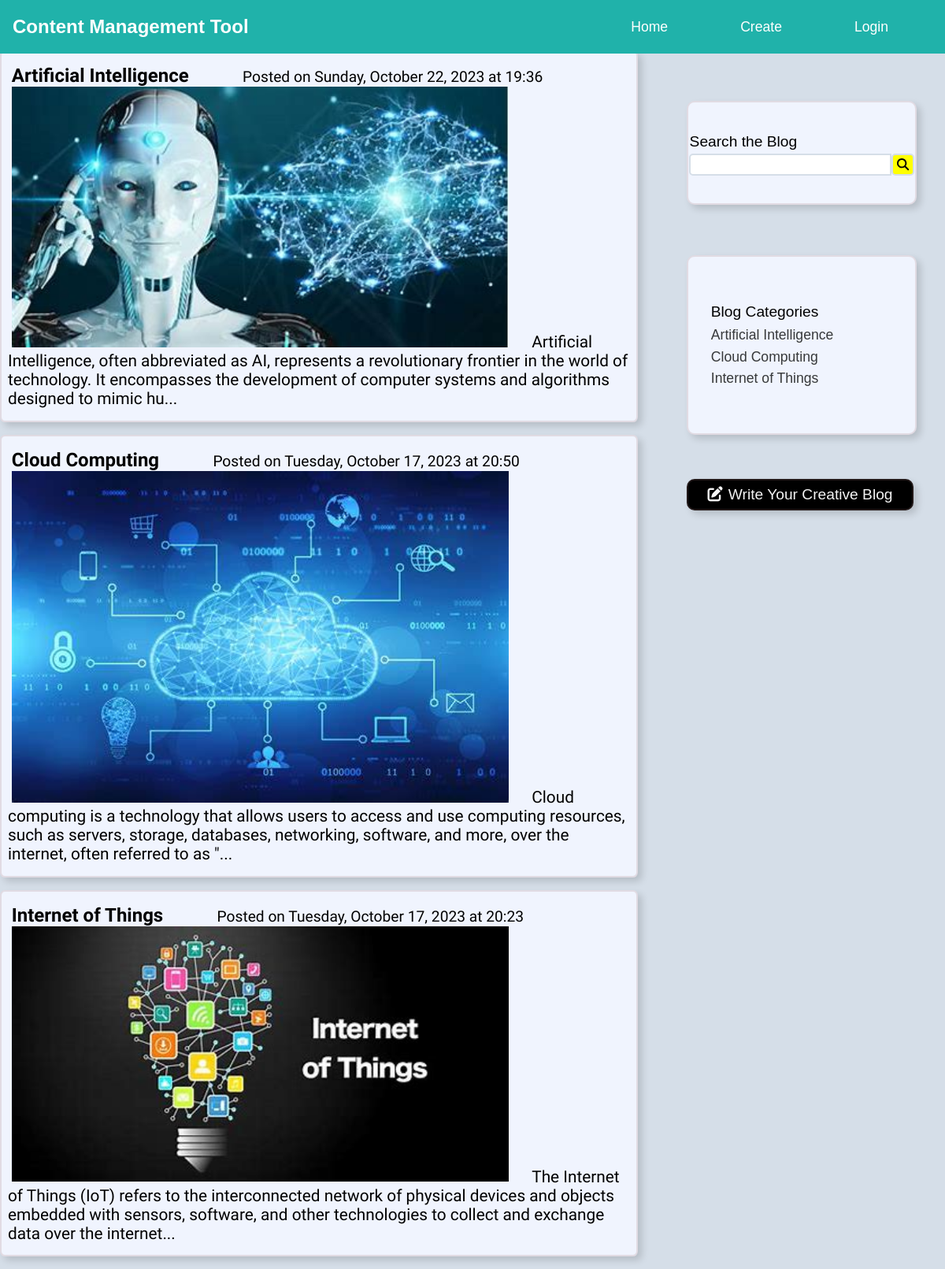
The page / on the database its author committed.
### tables this page shows
CREATE TABLE `posts` (
  `PID` varchar(20) NOT NULL,
  `email` varchar(256) NOT NULL,
  `user` varchar(256) NOT NULL,
  `category` varchar(256) NOT NULL,
  `date` varchar(32) NOT NULL,
  `time` varchar(10) NOT NULL,
  `thumbnail` varchar(64) DEFAULT NULL,
  `file` varchar(64) DEFAULT NULL,
  `content` varchar(2048) NOT NULL,
  `status` varchar(6) NOT NULL
);

### index.php (the view, shortened to what this page needs)
<!DOCTYPE html>
<html lang="en">
<head>
  <link rel="stylesheet" href="./css/index.css"/>
</head>
<body>
  <?php require "includes/db.php" ?>
  <?php require_once "./includes/nav.php" ?>
  <div id="main">
    <div id="container">
      <?php
      $query = "select * from posts order by PID desc;";
      $data = mysqli_query($con, $query);
      while ($row = mysqli_fetch_assoc($data)) {
        $PID = $row["PID"];
        $topic = $row["category"];
        $date = $row["date"];
        $time = $row["time"];
        $thumbnail = $row["thumbnail"];
        $content = $row["content"];
        ?>
        <ul class="postID" id=<?php echo $PID ?>>
          <li>
            <?php echo $topic ?>
          </li>
          <li>
          </li>
          <li>Posted on
            <?php echo $date . " at " . substr($time, 0, 5) ?>
          </li>
          <li><img src=<?php echo $thumbnail ?> alt="" /></li>
          <li>
            <?php echo (strlen($content) > 200) ? substr($content, 0, 200) . "..." : $content ?>
          </li>
        </ul>
      <?php } ?>
    </div>
    <div id="sidebar">
      <?php require_once "./includes/searchBar.php" ?>
      <?php require_once "./includes/category.php" ?>
      <button type="submit" id="createBlogBtn">
        <i class="fa-solid fa-pen-to-square"></i>
        Write Your Creative Blog
      </button>
    </div>
  </div>
</body>
</html>

### includes/nav.php (shortened to what this page needs)
<!DOCTYPE html>
<html lang="en">
<head>
</head>
<body>
    <nav id="navbar">
        <div class="nameOfProject">Content Management Tool</div>
        <ul>
            <li><a href="index.php"><button id="homePageBtn">Home</button></a></li>
            <li><a href="createPost.php"><button id="createPageBtn">Create</button></a></li>
            <li><a href="account-login.php"><button id="profilePageBtn">Login</button></a></li>
        </ul>
    </nav>
</body>
</html>

### includes/searchBar.php
<form action="search.php" method="POST">
  <div id="searchBox">
    <div id="searchBoxTitle">Search the Blog</div>
    <div id="searchField">
      <input type="text" name="searchText" id="searchText" />
      <button type="submit" name="searchBtn" id="searchTheBlog">
        <svg xmlns="http://www.w3.org/2000/svg" viewBox="0 0 512 512">
          <path
            d="M416 208c0 45.9-14.9 88.3-40 122.7L502.6 457.4c12.5 12.5 12.5 32.8 0 45.3s-32.8 12.5-45.3 0L330.7 376c-34.4 25.2-76.8 40-122.7 40C93.1 416 0 322.9 0 208S93.1 0 208 0S416 93.1 416 208zM208 352a144 144 0 1 0 0-288 144 144 0 1 0 0 288z" />
        </svg>
      </button>
    </div>
  </div>
</form>

### includes/category.php
<div id="categoryBox">
    <div id="categoryTitle">Blog Categories</div>
    <div id="categories">
        <?php
        $query = "select distinct * from posts order by PID desc limit 5";
        $data = mysqli_query($con, $query);
        while ($row = mysqli_fetch_assoc($data)) {
            $cat_id = $row['PID'];
            $cat = $row['category'];
            echo "<li><a class='catBtn' href='category.php?category={$cat_id}'>" . $cat . "</a></li>";
        } ?>
    </div>
</div>

### css/index.css (style rules this page uses)
* { margin: 0; padding: 0; }
body { width: 100vw; height: auto; overflow-x: hidden; position: relative; display: flex; flex-direction: column; background: #d5dee8; }
#navbar { font-family: 'Montserrat', sans-serif; color: whitesmoke; background-color: rgba(0, 30, 64, 0.9); width: 100%; height: 3rem; display: flex; font-size: 1.4rem; align-items: center; justify-content: space-between; position: fixed; top: 0; left: 0; z-index: 2; }
#navbar .nameOfProject { margin: 0 1rem 0 1rem; cursor: default; }
#navbar ul { display: flex; margin-right: 1rem; list-style: none; }
#navbar ul li button { margin: 0 1rem 0 1rem; cursor: pointer; font-size: 1.1rem; text-decoration: none; color: white; background-color: transparent; border: none; position: relative; transition: all 0.2s; }
#navbar ul li button::before { content: ''; position: absolute; width: 0%; height: 10%; bottom: -25%; background-color: gainsboro; transition: all 0.2s; }
#main { display: flex; height: auto; width: 100%; }
#container { background: #d5dee8; width: 70%; height: auto; display: block; margin-top: 4rem; font-family: 'Ysabeau', sans-serif; }
#container ul { width: 94%; background-color: #f0f4fe; margin-bottom: 1rem; padding: 1rem 0.5rem; border-radius: 0.4rem; transition: all 0.2s; border: 2px solid rgba(163, 120, 120, 0.2); box-shadow: 5px 5px 10px rgba(0, 0, 0, 0.15); cursor: pointer; }
#container li:nth-child(1) { font-size: 1.5rem; padding: 0 0.3rem; font-weight: 600; }
#container li:nth-child(2) { font-size: 1.2rem; padding: 0 0.4rem; }
#container li:nth-child(3) { font-size: 1.2rem; padding: 0.5rem 0.3rem; }
#container li:nth-child(4) img { width: 80%; position: relative; padding: 0 0.3rem; }
#container li:nth-child(5) { padding-top: 1.3rem; font-size: 1.3rem; }
#sidebar { margin-top: 3rem; width: 30%; height: 100vh; background-color: #d5dee8; ; display: block; display: flex; flex-direction: column; left: 70%; position: fixed; z-index: 1; }
#sidebar #searchBox { background-color: antiquewhite; width: 80%; height: 8rem; display: flex; flex-direction: column; align-items: center; justify-content: center; border-radius: 10px; background-color: #f0f4fe; margin: 10vh 0 2vh 2rem; transition: all 0.3s; font-family: 'Montserrat', sans-serif; border: 2px solid rgba(163, 120, 120, 0.2); box-shadow: 5px 5px 10px rgba(0, 0, 0, 0.15); }
#sidebar #searchBox #searchBoxTitle { display: block; width: 17.8rem; padding: 0.25rem 0; font-size: 1.2rem; }
#sidebar #searchBox #searchField { display: flex; }
#sidebar #searchBox #searchField input { font-size: 1.1rem; padding: 0.1rem 0.4rem; width: 15rem; outline: none; border-bottom-left-radius: 5px; border-top-left-radius: 5px; border: 2px solid #d5dee8; }
#sidebar #searchBox #searchField button { width: 1.8rem; height: 1.8rem; padding: 0.3rem; border-bottom-right-radius: 5px; border-top-right-radius: 5px; border: 2px solid #d5dee8; cursor: pointer; }
#sidebar #categoryBox { width: 80%; height: 14rem; display: flex; position: relative; flex-direction: column; justify-content: center; align-items: center; border-radius: 10px; background-color: #f0f4fe; margin: 6vh 0 5vh 2rem; transition: all 0.3s; font-family: 'Montserrat', sans-serif; border: 2px solid rgba(163, 120, 120, 0.2); box-shadow: 5px 5px 10px rgba(0, 0, 0, 0.15); }
#sidebar #categoryBox #categoryTitle { width: 80%; font-size: 1.2rem; cursor: default; }
#sidebar #categoryBox #categories { width: 80%; display: grid; overflow: hidden; margin-top: 0.5rem; grid-template-columns: 1fr; grid-gap: 0.4rem; font-size: 1.1rem; }
#sidebar #categoryBox #categories .catBtn { width: 80%; color: #37393a; cursor: pointer; white-space: nowrap; text-align: left; overflow: hidden; transition: all 0.1s; }
#sidebar #createBlogBtn { width: 80%; height: 2.5rem; border-radius: 10px; margin: 2vh 0 2rem 2rem; outline: none; cursor: pointer; color: whitesmoke; text-align: center; font-size: 1.2rem; padding: 0.2rem 0; font-family: 'Montserrat', sans-serif; background-color: black; transition: all 0.3s ease-out; border: 2px solid rgba(163, 120, 120, 0.2); box-shadow: 5px 5px 10px rgba(0, 0, 0, 0.15); }
#sidebar button i { color: whitesmoke; width: 1rem; padding-right: 5px; }

### rows shown on the page
posts: category "Artificial Intelligence", date "Sunday, October 22, 2023", time "19:36", thumbnail (picture), content "Artificial Intelligence, often abbreviated as AI, represents a revolutionary frontier in the world of technology. It encompasses the development of computer systems and algorithms designed to mimic hu"
posts: category "Cloud Computing", date "Tuesday, October 17, 2023", time "20:50", thumbnail (picture), content "Cloud computing is a technology that allows users to access and use computing resources, such as servers, storage, databases, networking, software, and more, over the internet, often referred to as \""
posts: category "Internet of Things", date "Tuesday, October 17, 2023", time "20:23", thumbnail (picture), content "The Internet of Things (IoT) refers to the interconnected network of physical devices and objects embedded with sensors, software, and other technologies to collect and exchange data over the internet"
